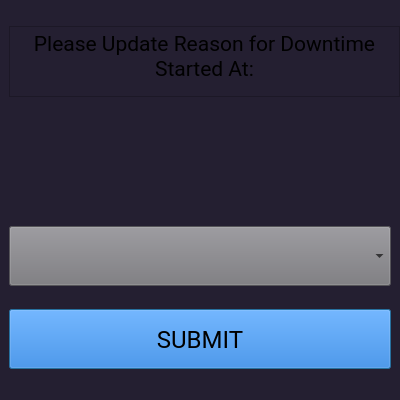
<?xml version="1.0" encoding="UTF-8"?>
<ui version="4.0">
 <class>downtime_reasons_dialog</class>
 <widget class="QDialog" name="downtime_reasons_dialog">
  <property name="windowModality">
   <enum>Qt::ApplicationModal</enum>
  </property>
  <property name="geometry">
   <rect>
    <x>0</x>
    <y>0</y>
    <width>400</width>
    <height>400</height>
   </rect>
  </property>
  <property name="minimumSize">
   <size>
    <width>400</width>
    <height>400</height>
   </size>
  </property>
  <property name="maximumSize">
   <size>
    <width>400</width>
    <height>400</height>
   </size>
  </property>
  <property name="contextMenuPolicy">
   <enum>Qt::NoContextMenu</enum>
  </property>
  <property name="windowTitle">
   <string>Downtime</string>
  </property>
  <property name="sizeGripEnabled">
   <bool>false</bool>
  </property>
  <property name="modal">
   <bool>true</bool>
  </property>
  <layout class="QVBoxLayout" name="verticalLayout">
   <property name="spacing">
    <number>0</number>
   </property>
   <property name="leftMargin">
    <number>0</number>
   </property>
   <property name="topMargin">
    <number>0</number>
   </property>
   <property name="rightMargin">
    <number>0</number>
   </property>
   <property name="bottomMargin">
    <number>0</number>
   </property>
   <item>
    <widget class="QWidget" name="widget" native="true">
     <property name="styleSheet">
      <string notr="true">background-color: rgb(36, 31, 49);</string>
     </property>
     <layout class="QVBoxLayout" name="verticalLayout_2">
      <item>
       <widget class="QTextBrowser" name="textBrowser">
        <property name="minimumSize">
         <size>
          <width>391</width>
          <height>71</height>
         </size>
        </property>
        <property name="maximumSize">
         <size>
          <width>391</width>
          <height>71</height>
         </size>
        </property>
        <property name="font">
         <font>
          <family>Roboto</family>
          <pointsize>16</pointsize>
         </font>
        </property>
        <property name="html">
         <string>&lt;!DOCTYPE HTML PUBLIC &quot;-//W3C//DTD HTML 4.0//EN&quot; &quot;http://www.w3.org/TR/REC-html40/strict.dtd&quot;&gt;
&lt;html&gt;&lt;head&gt;&lt;meta name=&quot;qrichtext&quot; content=&quot;1&quot; /&gt;&lt;meta charset=&quot;utf-8&quot; /&gt;&lt;style type=&quot;text/css&quot;&gt;
p, li { white-space: pre-wrap; }
hr { height: 1px; border-width: 0; }
li.unchecked::marker { content: &quot;\2610&quot;; }
li.checked::marker { content: &quot;\2612&quot;; }
&lt;/style&gt;&lt;/head&gt;&lt;body style=&quot; font-family:'Roboto'; font-size:16pt; font-weight:400; font-style:normal;&quot;&gt;
&lt;p align=&quot;center&quot; style=&quot; margin-top:0px; margin-bottom:0px; margin-left:0px; margin-right:0px; -qt-block-indent:0; text-indent:0px;&quot;&gt;Please Update Reason for Downtime Started At:&lt;/p&gt;&lt;/body&gt;&lt;/html&gt;</string>
        </property>
       </widget>
      </item>
      <item>
       <widget class="QLabel" name="downtime_start_time_text">
        <property name="minimumSize">
         <size>
          <width>0</width>
          <height>40</height>
         </size>
        </property>
        <property name="maximumSize">
         <size>
          <width>16777215</width>
          <height>40</height>
         </size>
        </property>
        <property name="font">
         <font>
          <family>Roboto</family>
          <pointsize>18</pointsize>
         </font>
        </property>
        <property name="text">
         <string/>
        </property>
        <property name="alignment">
         <set>Qt::AlignCenter</set>
        </property>
       </widget>
      </item>
      <item>
       <widget class="QLabel" name="msg_text">
        <property name="minimumSize">
         <size>
          <width>0</width>
          <height>20</height>
         </size>
        </property>
        <property name="maximumSize">
         <size>
          <width>16777215</width>
          <height>20</height>
         </size>
        </property>
        <property name="text">
         <string/>
        </property>
       </widget>
      </item>
      <item>
       <widget class="QComboBox" name="downtime_reasons_combo">
        <property name="minimumSize">
         <size>
          <width>40</width>
          <height>60</height>
         </size>
        </property>
        <property name="maximumSize">
         <size>
          <width>16777215</width>
          <height>60</height>
         </size>
        </property>
        <property name="font">
         <font>
          <family>Roboto</family>
          <pointsize>16</pointsize>
         </font>
        </property>
        <property name="styleSheet">
         <string notr="true">background-color: rgb(119, 118, 123);</string>
        </property>
       </widget>
      </item>
      <item>
       <widget class="QPushButton" name="pushButton">
        <property name="minimumSize">
         <size>
          <width>0</width>
          <height>60</height>
         </size>
        </property>
        <property name="maximumSize">
         <size>
          <width>16777215</width>
          <height>60</height>
         </size>
        </property>
        <property name="font">
         <font>
          <family>Roboto</family>
          <pointsize>18</pointsize>
          <bold>false</bold>
         </font>
        </property>
        <property name="styleSheet">
         <string notr="true">background-color: rgb(28, 113, 216);</string>
        </property>
        <property name="text">
         <string>SUBMIT</string>
        </property>
       </widget>
      </item>
     </layout>
    </widget>
   </item>
  </layout>
 </widget>
 <resources/>
 <connections/>
</ui>
